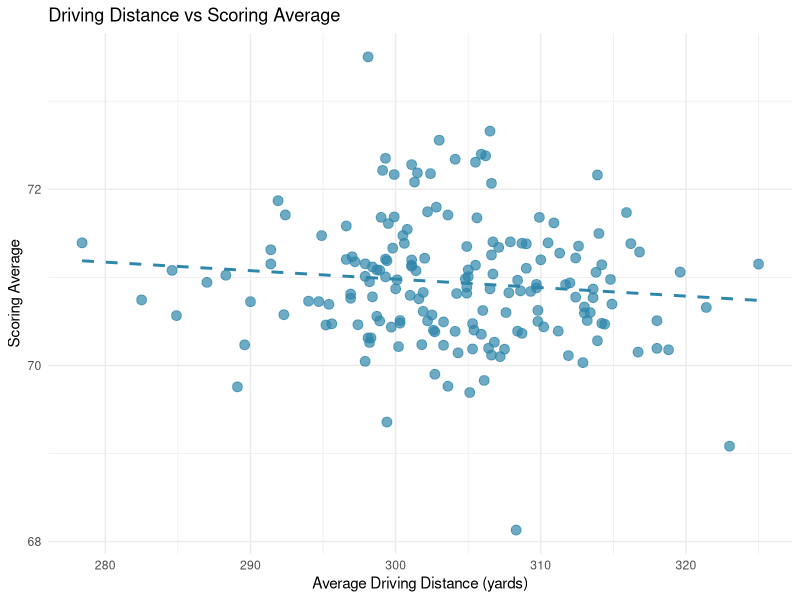
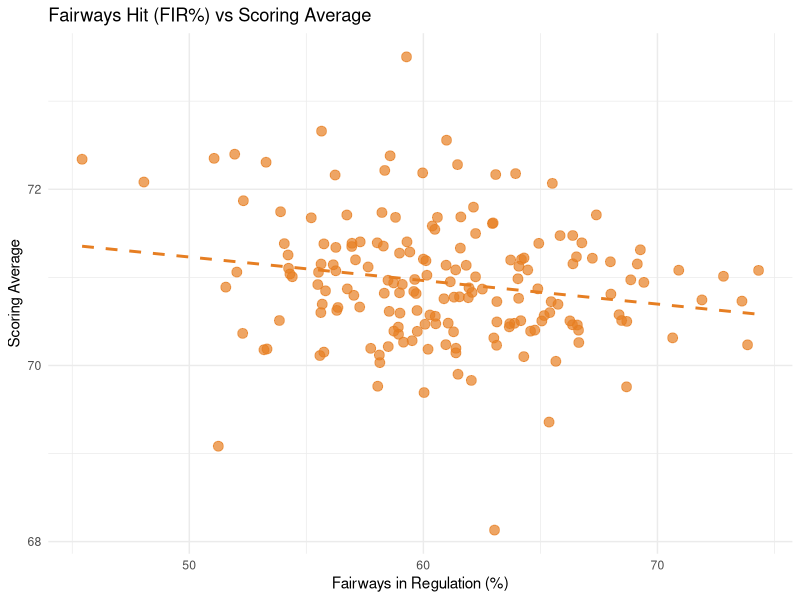
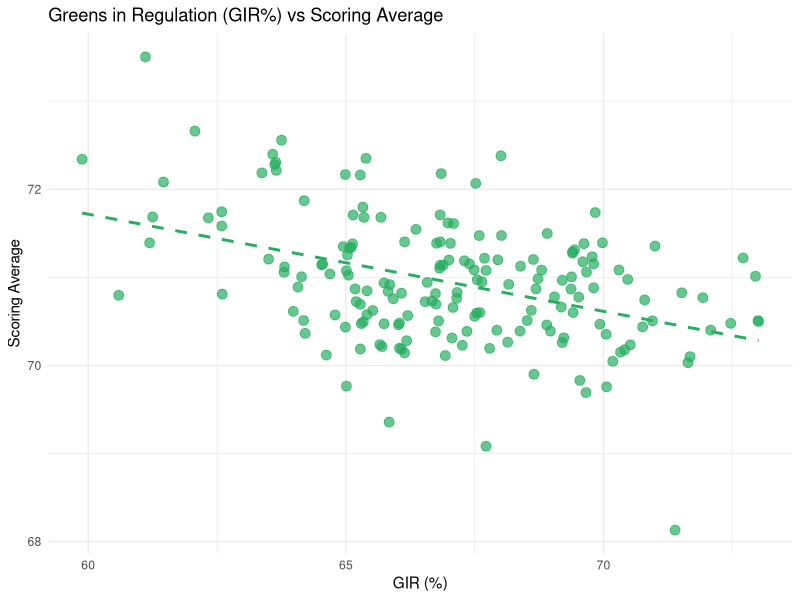
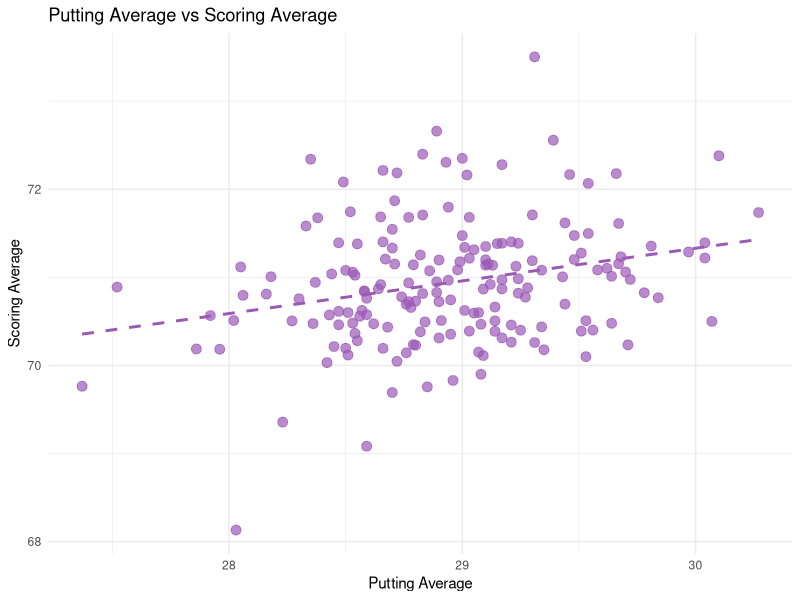
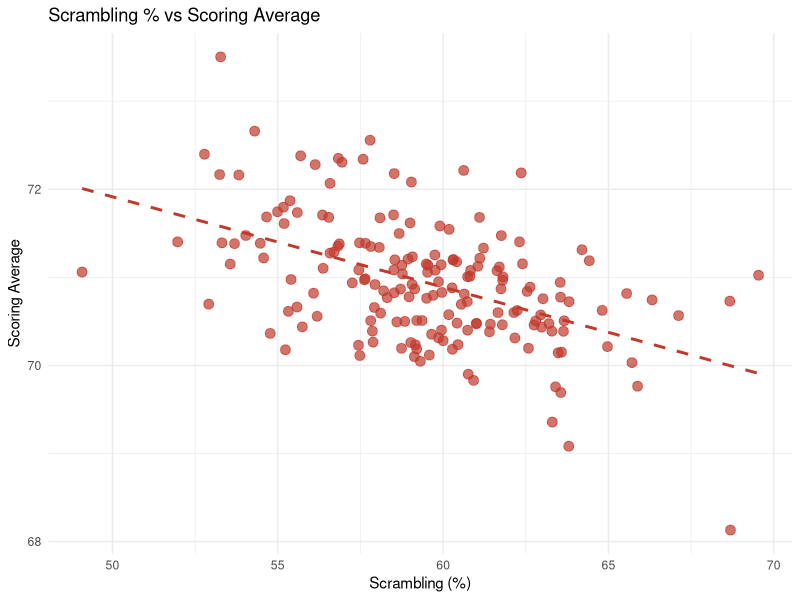
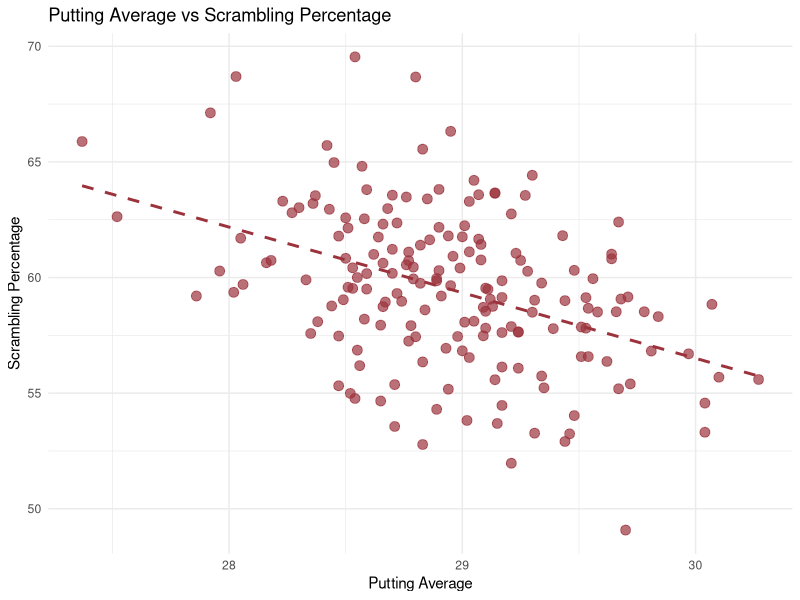
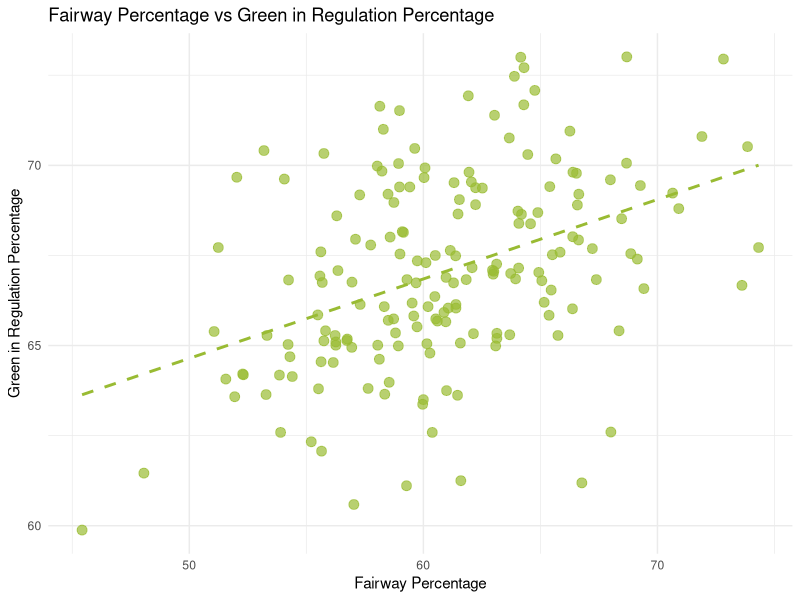

Write the R code that produced these figures, in order.
## ---- chunk 1
library(tidyverse)
library(ggplot2)
df <- read_csv('../data/golf_data.csv')
## ---- chunk 2
head(df)
## ---- chunk 3
# Driving Distance vs AVG
ggplot(df, aes(x = driving_distance_AVG, y = AVG)) +
  geom_point(color = "#2E86AB", size = 3, alpha = 0.7) +
  geom_smooth(method = "lm", se = FALSE, color = "#2E86AB", linetype = "dashed") +
  theme_minimal() +
  labs(
    title = "Driving Distance vs Scoring Average",
    x = "Average Driving Distance (yards)",
    y = "Scoring Average"
  )

# FIR% vs AVG
ggplot(df, aes(x = `fir_%`, y = AVG)) +
  geom_point(color = "#E67E22", size = 3, alpha = 0.7) +
  geom_smooth(method = "lm", se = FALSE, color = "#E67E22", linetype = "dashed") +
  theme_minimal() +
  labs(
    title = "Fairways Hit (FIR%) vs Scoring Average",
    x = "Fairways in Regulation (%)",
    y = "Scoring Average"
  )

# GIR% vs AVG
ggplot(df, aes(x = `gir_%`, y = AVG)) +
  geom_point(color = "#27AE60", size = 3, alpha = 0.7) +
  geom_smooth(method = "lm", se = FALSE, color = "#27AE60", linetype = "dashed") +
  theme_minimal() +
  labs(
    title = "Greens in Regulation (GIR%) vs Scoring Average",
    x = "GIR (%)",
    y = "Scoring Average"
  )

# Putting Average vs AVG
ggplot(df, aes(x = putting_AVG, y = AVG)) +
  geom_point(color = "#9B59B6", size = 3, alpha = 0.7) +
  geom_smooth(method = "lm", se = FALSE, color = "#9B59B6", linetype = "dashed") +
  theme_minimal() +
  labs(
    title = "Putting Average vs Scoring Average",
    x = "Putting Average",
    y = "Scoring Average"
  )

# Scrambling% vs AVG
ggplot(df, aes(x = `scrambling_%`, y = AVG)) +
  geom_point(color = "#C0392B", size = 3, alpha = 0.7) +
  geom_smooth(method = "lm", se = FALSE, color = "#C0392B", linetype = "dashed") +
  theme_minimal() +
  labs(
    title = "Scrambling % vs Scoring Average",
    x = "Scrambling (%)",
    y = "Scoring Average"
  )

## ---- chunk 4
ggplot(df, aes(x = putting_AVG, y = `scrambling_%`)) +
  geom_point(color = "#9B323C", size = 3, alpha = 0.7) +
  geom_smooth(method = "lm", se = FALSE, color = "#9B323C", linetype = "dashed") +
  theme_minimal() +
  labs(
    title = "Putting Average vs Scrambling Percentage",
    x = "Putting Average",
    y = "Scrambling Percentage"
  )
## ---- chunk 5
scramble_mod <- lm(`scrambling_%` ~ putting_AVG, df)
cor(df$putting_AVG, df$`scrambling_%`)
## ---- chunk 6
ggplot(df, aes(x = `fir_%`, y = `gir_%`)) +
  geom_point(color = "#9B3", size = 3, alpha = 0.7) +
  geom_smooth(method = "lm", se = FALSE, color = "#9B3", linetype = "dashed") +
  theme_minimal() +
  labs(
    title = "Fairway Percentage vs Green in Regulation Percentage",
    x = "Fairway Percentage",
    y = "Green in Regulation Percentage"
  )
## ---- chunk 7
quick_mod <- lm(`gir_%` ~ `fir_%`, df)
cor(df$`fir_%`, df$`gir_%`)
